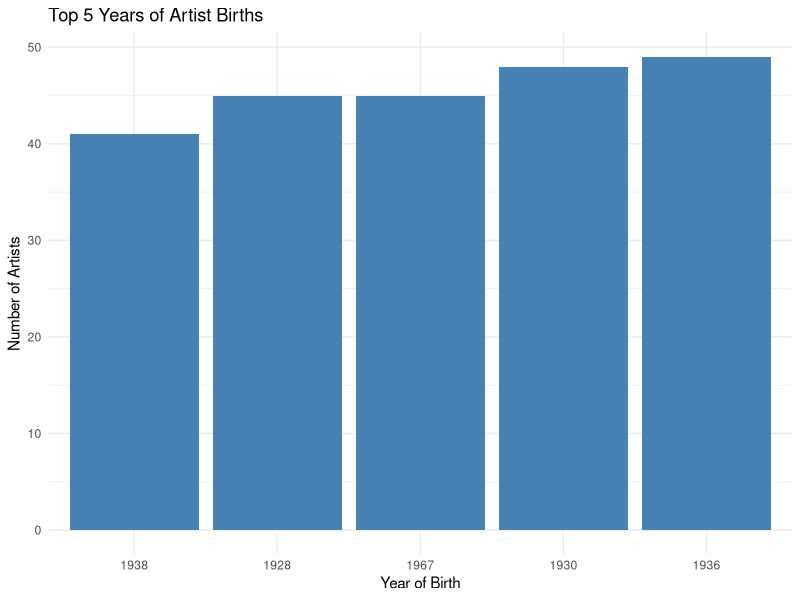

Here is the R script that generated this plot:
## ---- chunk 1

library(tidyverse)

artists <- read_csv("artists.csv")

top_birth_years <- artists |>
  filter(!is.na(yearOfBirth)) |>
  group_by(yearOfBirth) |>
  summarize(n = n()) |>
  arrange(desc(n)) |>
  head(5)

top_birth_years

## ---- chunk 2
#| fig-alt: "A vertical bar chart displaying the five most common birth years for artists in the dataset. The tallest bars indicate the specific years when the highest number of artists in this collection were born."

ggplot(top_birth_years, aes(x = reorder(as.factor(yearOfBirth), n), y = n)) +
  geom_col(fill = "steelBlue") +
  labs(
    title = "Top 5 Years of Artist Births",
    x = "Year of Birth",
    y = "Number of Artists"
  ) +
  theme_minimal()
